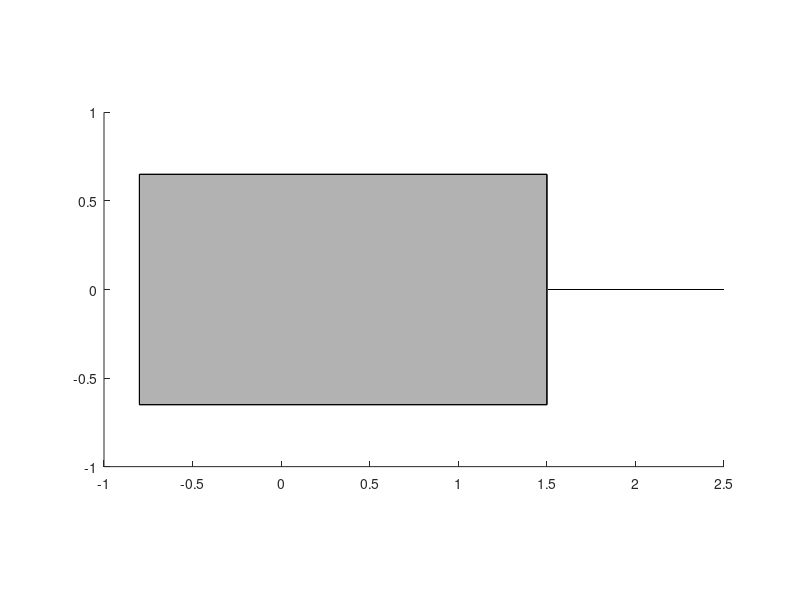

MATLAB code for this plot:
function p = makeLink1(parentAxes, faceColor)
if (nargin == 0)
    parentAxes = gca;
    faceColor = [.7 .7 .7];
elseif (nargin == 1)
    faceColor = [.7 .7 .7];
end
set(parentAxes, 'DataAspectRatio', [1 1 1]);
link1Verts = [-0.8	-0.65	0.75,
    -0.8	-0.65	-0.75,
    1.5	-0.65	-0.75,
    1.5	-0.65	0.75,
    -0.8	0.65	0.75,
    -0.8	0.65	-0.75,
    1.5	0.65	-0.75,
    1.5	0.65	0.75,
    1.5	0	0.25,
    1.5	0	-0.25,
    2.5	0	-0.25,
    2.5	0	0.25];
link1Faces = [1 2 3 4;
    1 2 6 5;
    2 3 7 6;
    3 4 8 7;
    4 1 5 8;
    5 6 7 8;
    9 10 11 12];

p = patch('Parent', parentAxes, 'Faces',link1Faces,'Vertices',link1Verts,'FaceColor',faceColor);

end